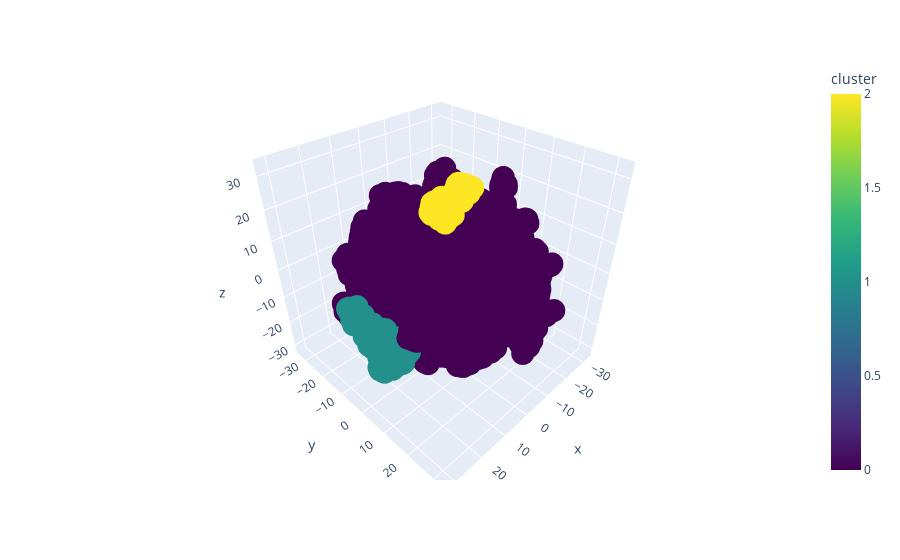

Write notebook code for a chart like this one.
### Code cell
import plotly.express as px
from sklearn.manifold import TSNE
from sklearn.cluster import KMeans

# Perform k-means clustering with 3 clusters
kmeans = KMeans(n_clusters=3, random_state=0, n_init=10)
kmeans.fit(X_scaled)
cluster_labels = kmeans.labels_

# Perform t-SNE with 3 components
tsne = TSNE(n_components=3, perplexity=30, learning_rate=200, random_state=42)
X_tsne = tsne.fit_transform(X_scaled)

# Create a DataFrame with t-SNE coordinates and cluster labels
tsne_df = pd.DataFrame(X_tsne, columns=["x", "y", "z"])
tsne_df["cluster"] = cluster_labels

# Create a 3D scatter plot using Plotly
fig = px.scatter_3d(tsne_df, x="x", y="y", z="z", color="cluster", color_continuous_scale="Viridis")
fig.show()

### Figure 1 — Plotly figure (JSON) as saved in the notebook; plotly's stock layout.template omitted (floating-point values rounded to 4 significant figures; data arrays with more than 128 entries replaced by an {"elided": "..."} marker saying what was removed)
{"data": [{"hovertemplate": "x=%{x}<br>y=%{y}<br>z=%{z}<br>cluster=%{marker.color}<extra></extra>", "legendgroup": "", "marker": {"color": {"elided": "12993 int values"}, "coloraxis": "coloraxis", "symbol": "circle"}, "mode": "markers", "name": "", "scene": "scene", "showlegend": false, "type": "scatter3d", "x": {"elided": "12993 float values"}, "y": {"elided": "12993 float values"}, "z": {"elided": "12993 float values"}}], "layout": {"coloraxis": {"colorbar": {"title": {"text": "cluster"}}, "colorscale": [[0, "#440154"], [0.1111, "#482878"], [0.2222, "#3e4989"], [0.3333, "#31688e"], [0.4444, "#26828e"], [0.5556, "#1f9e89"], [0.6667, "#35b779"], [0.7778, "#6ece58"], [0.8889, "#b5de2b"], [1, "#fde725"]]}, "legend": {"tracegroupgap": 0}, "margin": {"t": 60}, "scene": {"domain": {"x": [0, 1], "y": [0, 1]}, "xaxis": {"title": {"text": "x"}}, "yaxis": {"title": {"text": "y"}}, "zaxis": {"title": {"text": "z"}}}}}
